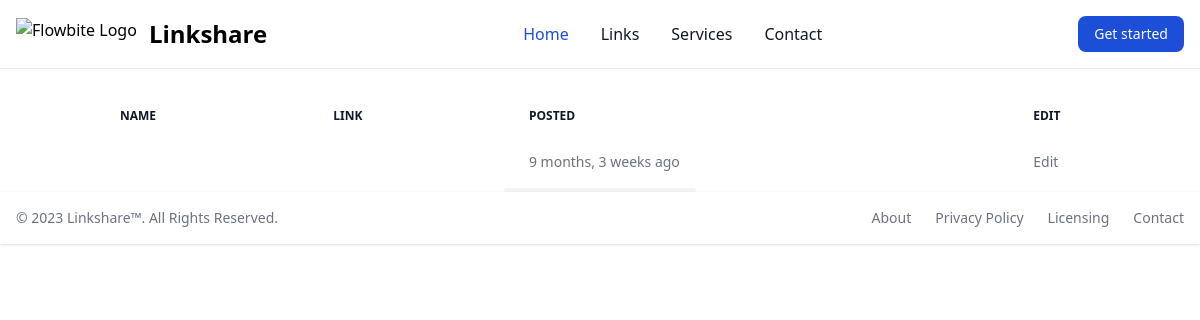
The page /links on the database as committed earlier.
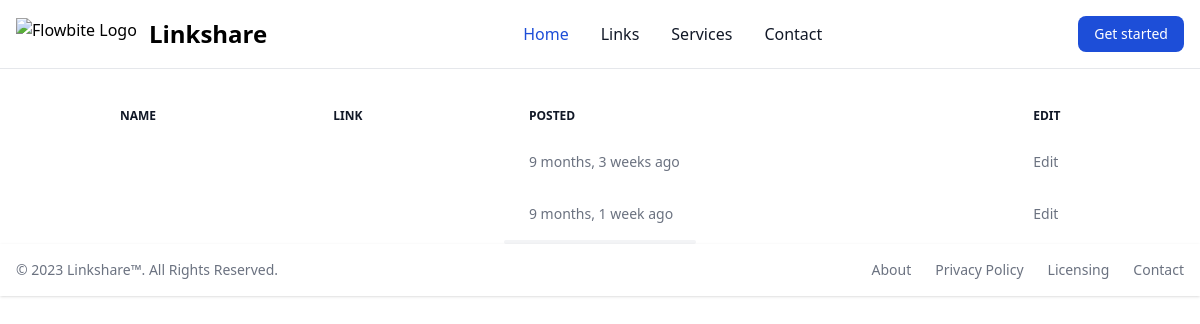
The same page on the database as committed later.
### links/models.py (models this page shows, shortened)
class Link(models.Model):
    name = models.CharField(max_length=100)
    url = models.URLField(max_length=500)
    date_added = models.DateTimeField(auto_now_add=True)
    category = models.ForeignKey(Category, default=None, on_delete=models.CASCADE)

### links/views.py (the view)
# urls.py: path("links", LinksListView.as_view(), name="links"),
class LinksListView(ListView):
    model = Link
    template_name = "links/links.html"

### links/templates/links/links.html (shortened to what this page needs)
{% extends 'base.html' %}
{% block content %}
<div class="relative pt-24 dark:text-gray-400 pl-24">
    <table class="w-full text-sm text-left text-gray-500 dark:text-gray-400">
        <thead class="text-xs text-gray-900 uppercase dark:text-gray-400">
            <tr>
                <th scope="col" class="px-6 py-3">
                    Name
                </th>
                <th scope="col" class="px-6 py-3">
                    Link
                </th>
                <th scope="col" class="px-6 py-3">
                    Posted
                </th>
                <th scope="col" class="px-6 py-3">
                    Edit
                </th>
            </tr>
        </thead>
        <tbody>
            {% for link in link_list %}
            <tr class="bg-white dark:bg-gray-800">
                <th scope="row" class="px-6 py-4 font-medium text-gray-900 whitespace-nowrap dark:text-white">
                </th>
                <td class="px-6 py-4">
                </td>
                <td class="px-6 py-4">
                    {{ link.date_added | timesince }} ago
                </td>
                <td class="px-6 py-4">
                    Edit
                </td>
            </tr>
            {% endfor %}
        </tbody>
    </table>
</div>
{% endblock content %}

Rows that differ between the two databases and show on the page:
added Link: date_added "9 months, 1 week"
